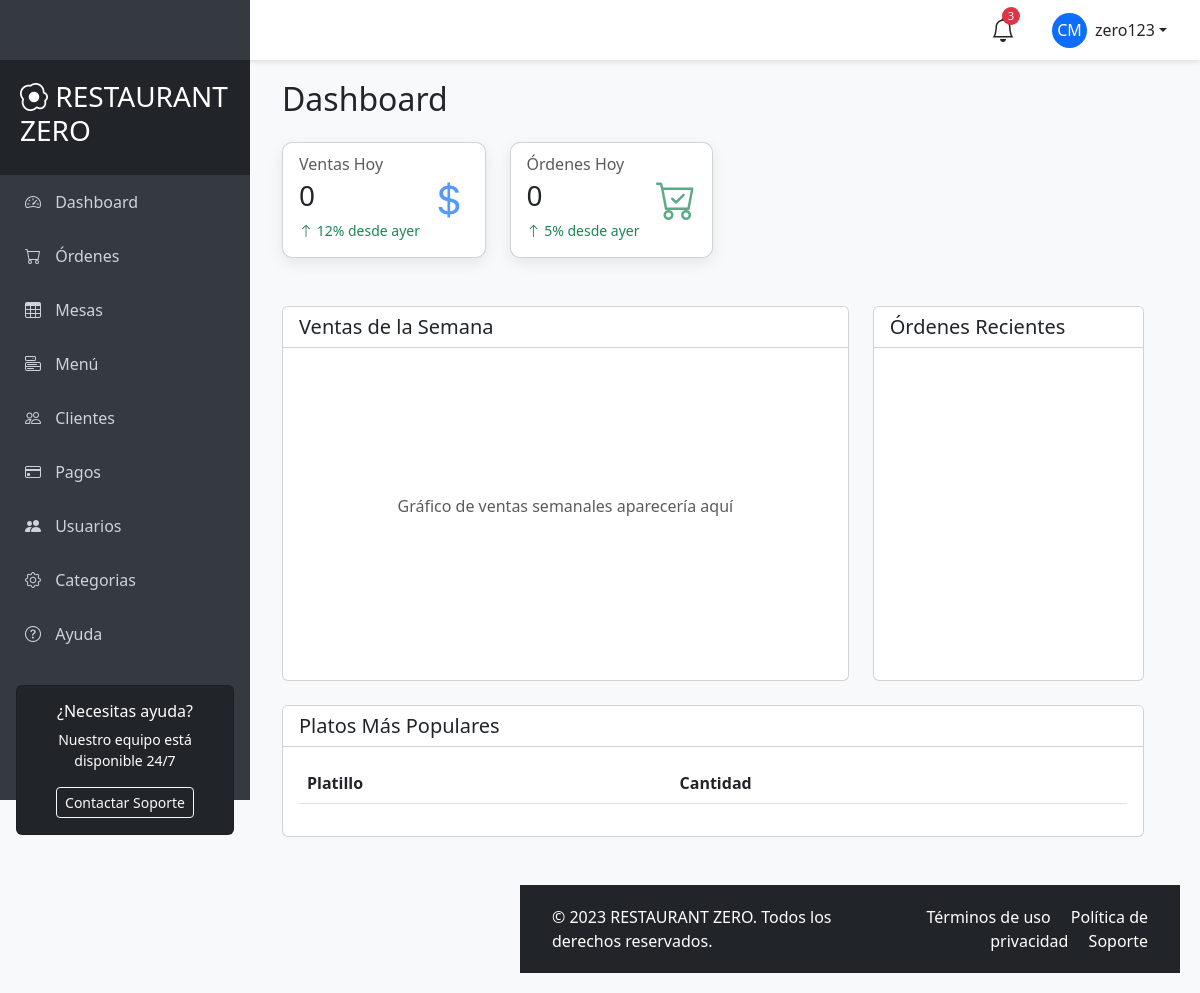
Page /dashboard/ (signed in) on the earlier database version.
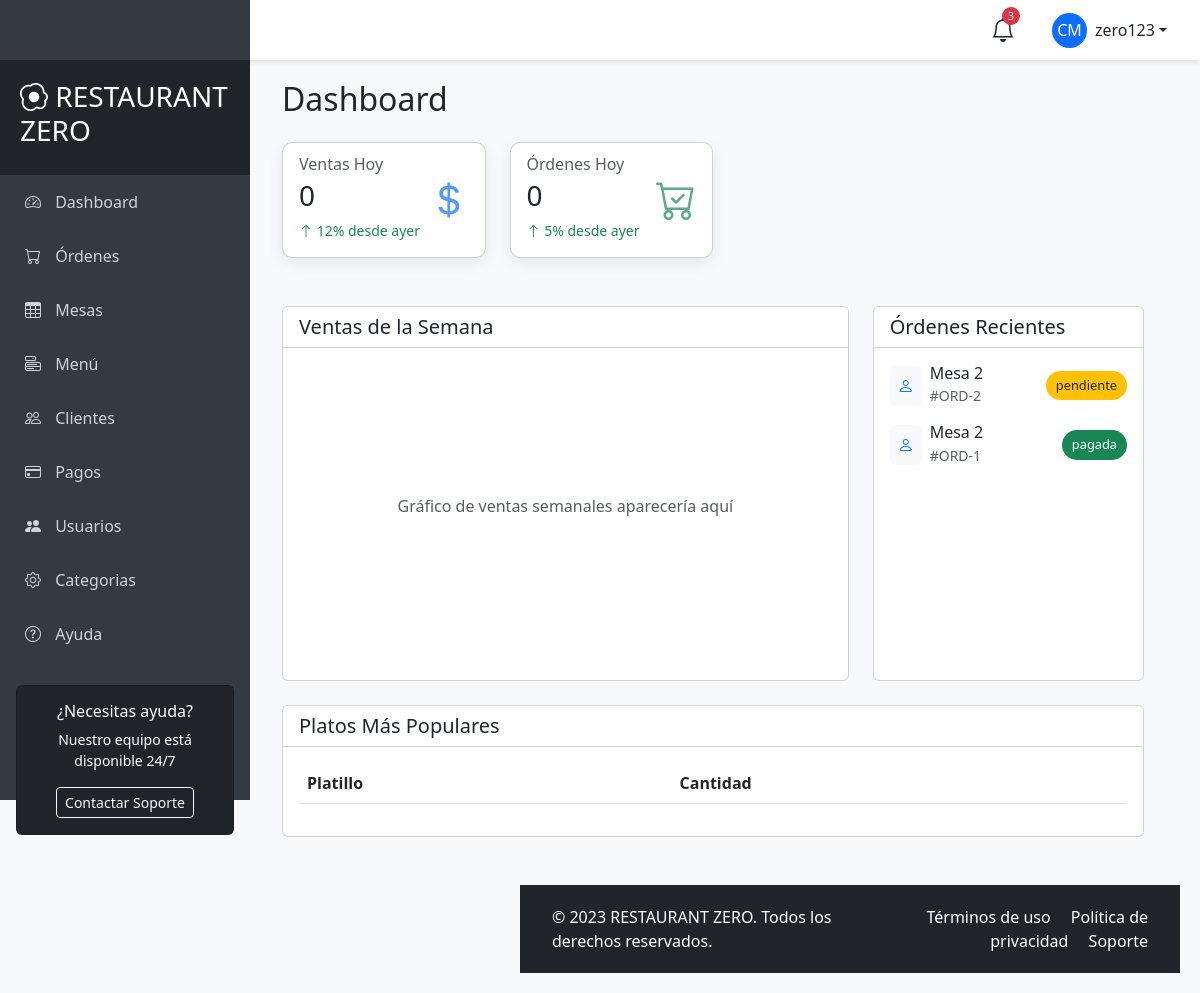
Same page on the later database version.
### apps/ordenes/models.py (models this page shows, shortened)
class Orden(models.Model):
    empleado = models.ForeignKey(AppUser, on_delete=models.CASCADE, related_name='ordenes')
    mesa = models.ForeignKey(Mesa, on_delete=models.CASCADE, related_name='ordenes')
    fecha_hora = models.DateTimeField(auto_now_add=True)
    estatus = models.CharField(max_length=50, default='pendiente')

class Mesa(models.Model):
    nombre = models.CharField(max_length=100, null=False)
    capacidad = models.IntegerField(null=False)
    estado = models.ForeignKey(MesaEstado, on_delete=models.CASCADE, related_name='mesas_estado')

### restaurante_v1/views.py (the view)
# urls.py: path('dashboard/', views.index_user, name='index_user'),
@login_required(login_url='accounts:login')
def index_user(request):
    ordenes_hoy = Orden.objects.filter(estatus='pagada', fecha_hora__date=datetime.today())
    total_sales = sum(orden.total for orden in ordenes_hoy)
    cantidad_ordenes = ordenes_hoy.count()
    ordenes_semana = Orden.objects.filter(
        estatus='pagada', fecha_hora__week=datetime.today().isocalendar()[1]
    )
    dias_semana = [datetime.today() - timedelta(days=datetime.today().isocalendar()[2] - 1) + timedelta(days=i) for i in range(7)]
    ventas_por_dia = []
    for dia in dias_semana:
        ventas_dia = ordenes_semana.filter(fecha_hora__date=dia.date()).aggregate(total=Sum(models.F('detalles__cantidad') * models.F('detalles__precio_unitario')))['total'] or 0
        ventas_por_dia.append({'dia': dia.strftime('%Y-%m-%d'), 'total': ventas_dia})
    ultimas_ordenes = Orden.objects.all().order_by('-fecha_hora')[:5]
    platillos_mas_vendidos = Orden.objects.filter(estatus='pagada').values('detalles__platillo__nombre').annotate(total_vendido=Sum('detalles__cantidad')).order_by('-total_vendido')[:10]
    context = {
        'ventas_totales': total_sales,
        'cantidad_ordenes': cantidad_ordenes,
        'ordenes_semana': ordenes_semana,
        'ventas_por_dia': ventas_por_dia,
        'ultimas_ordenes': ultimas_ordenes,
        'platillos_mas_vendidos': platillos_mas_vendidos,
    }
    return render(request, 'main/main_index.html', context)

### templates/main/main_index.html (shortened to what the changed rows need)
{% extends 'main/base_user.html' %}
{% block content %}
<div class="row mb-4">
    <div class="col-12">
        <h2 class="mb-4">Dashboard</h2>
        <div class="row g-4 mb-4">
        <div class="row g-4">
            <div class="col-md-4">
                <div class="card h-100">
                    <div class="card-body recent-orders">
                        {% for orden in ultimas_ordenes %}
                            <div class="d-flex justify-content-between align-items-center mb-3">
                                <div class="d-flex align-items-center">
                                    <div class="bg-light rounded p-2 me-2">
                                        <i class="bi bi-person text-primary"></i>
                                    </div>
                                    <div>
                                        <h6 class="mb-0">{{orden.mesa.nombre}}</h6>
                                        <small class="text-muted">#ORD-{{ orden.id }}</small>
                                    </div>
                                </div>
                                <span class="order-status-badge {% if orden.estatus == 'pagada' %}bg-success text-white{% elif orden.estatus == 'pendiente' %}bg-warning text-dark{% else %}bg-danger text-white{% endif %}">{{ orden.estatus }}</span>
                            </div>
                        {% endfor %}
                    </div>
                </div>
            </div>
        </div>
        <div class="row mt-4">
            <div class="col-12">
                <div class="card">
                    <div class="card-body">
                        <div class="table-responsive">
                            <table class="table table-hover">
                                <thead>
                                    <tr>
                                        <th>Platillo</th>
                                        <th>Cantidad</th>
                                    </tr>
                                </thead>
                            </table>
                        </div>
                    </div>
                </div>
            </div>
        </div>
    </div>
</div>
{% endblock %}

Differences in the rows shown:
added Orden: mesa.nombre "Mesa 2", id "2", estatus "pendiente"
added Orden: mesa.nombre "Mesa 2", id "1", estatus "pagada"
